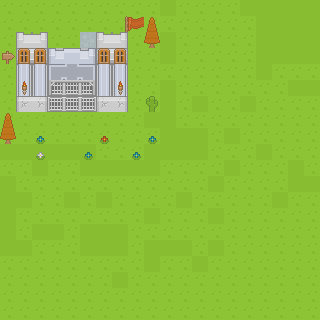

Tiled map render using the project's own tile images. Description and the whole map definition, tile-layer contents included, below:
An orthogonal 20x20 tile map with 16x16 px tiles, 7 tile layers (Hintergrund, Gitter hinten, Gitter, Burg, ...) and 1 object (character).

<map version="1.2" tiledversion="1.2.1" orientation="orthogonal" renderorder="right-down" width="20" height="20" tilewidth="16" tileheight="16" infinite="0" nextlayerid="13" nextobjectid="2">
 <tileset firstgid="1" source="Kenney RPG Tiles.tsx" />
 <layer id="5" name="Hintergrund" width="20" height="20">
  <data encoding="csv">
6,6,6,6,6,6,6,6,6,6,1696,6,6,6,6,1696,1696,1696,1696,1696,
6,6,6,6,6,6,6,6,6,6,6,6,6,6,6,6,1696,1696,1696,1696,
6,6,6,6,6,10,6,6,6,6,1696,6,6,6,6,6,1696,1696,1696,1696,
6,6,6,178,10,121,6,6,6,6,1696,6,6,6,6,6,1696,1696,1696,1696,
6,6,6,0,0,0,6,6,6,6,6,6,6,6,6,6,1696,6,6,6,
6,6,6,6,6,6,6,6,6,6,1696,6,6,6,6,6,6,6,1696,1696,
6,6,6,6,6,6,6,6,6,6,1696,6,1696,6,6,1696,6,6,6,6,
6,6,6,6,6,6,6,6,6,1696,1696,6,6,6,6,6,6,6,6,6,
6,6,6,6,6,6,6,6,6,6,1696,1696,1696,6,1696,6,6,6,6,6,
1696,1696,1696,1696,1696,1696,6,6,6,1696,1696,1696,1696,6,6,6,1696,6,6,6,
6,6,1696,6,6,1696,1696,1696,1696,1696,6,6,6,6,1696,6,6,6,1696,6,
1696,6,6,6,6,6,6,6,6,6,6,6,6,1696,6,6,6,6,1696,1696,
1696,1696,6,6,1696,6,1696,6,6,6,6,1696,6,6,6,6,6,1696,6,6,
1696,6,6,6,6,6,6,6,6,1696,6,6,6,1696,6,6,6,6,6,6,
1696,6,1696,1696,6,1696,1696,1696,6,6,6,6,6,6,6,6,6,6,6,6,
1696,1696,6,6,6,1696,1696,1696,6,1696,1696,1696,6,1696,6,6,6,6,6,6,
6,6,6,6,6,6,6,6,6,1696,6,6,1696,6,6,6,6,6,6,6,
6,6,6,6,6,6,6,1696,6,6,6,6,6,6,6,6,6,6,6,6,
6,6,6,6,6,6,6,6,6,6,6,6,6,6,6,6,6,6,6,6,
6,6,6,6,6,6,6,6,6,6,6,6,6,6,6,6,6,6,6,6
</data>
 </layer>
 <layer id="10" name="Gitter hinten" width="20" height="20">
  <data encoding="csv">
0,0,0,0,0,0,0,0,0,0,0,0,0,0,0,0,0,0,0,0,
0,0,0,0,0,0,0,0,0,0,0,0,0,0,0,0,0,0,0,0,
0,0,0,0,0,0,0,0,0,0,0,0,0,0,0,0,0,0,0,0,
0,0,0,0,0,0,0,0,0,0,0,0,0,0,0,0,0,0,0,0,
0,0,0,0,0,0,0,0,0,0,0,0,0,0,0,0,0,0,0,0,
0,0,0,1508,1508,1508,0,0,0,0,0,0,0,0,0,0,0,0,0,0,
0,0,0,1508,1508,1508,0,0,0,0,0,0,0,0,0,0,0,0,0,0,
0,0,0,0,0,0,0,0,0,0,0,0,0,0,0,0,0,0,0,0,
0,0,0,0,0,0,0,0,0,0,0,0,0,0,0,0,0,0,0,0,
0,0,0,0,0,0,0,0,0,0,0,0,0,0,0,0,0,0,0,0,
0,0,0,0,0,0,0,0,0,0,0,0,0,0,0,0,0,0,0,0,
0,0,0,0,0,0,0,0,0,0,0,0,0,0,0,0,0,0,0,0,
0,0,0,0,0,0,0,0,0,0,0,0,0,0,0,0,0,0,0,0,
0,0,0,0,0,0,0,0,0,0,0,0,0,0,0,0,0,0,0,0,
0,0,0,0,0,0,0,0,0,0,0,0,0,0,0,0,0,0,0,0,
0,0,0,0,0,0,0,0,0,0,0,0,0,0,0,0,0,0,0,0,
0,0,0,0,0,0,0,0,0,0,0,0,0,0,0,0,0,0,0,0,
0,0,0,0,0,0,0,0,0,0,0,0,0,0,0,0,0,0,0,0,
0,0,0,0,0,0,0,0,0,0,0,0,0,0,0,0,0,0,0,0,
0,0,0,0,0,0,0,0,0,0,0,0,0,0,0,0,0,0,0,0
</data>
 </layer>
 <layer id="9" name="Gitter" width="20" height="20">
  <data encoding="csv">
0,0,0,0,0,0,0,0,0,0,0,0,0,0,0,0,0,0,0,0,
0,0,0,0,0,0,0,0,0,0,0,0,0,0,0,0,0,0,0,0,
0,0,0,0,0,0,0,0,0,0,0,0,0,0,0,0,0,0,0,0,
0,0,0,0,0,0,0,0,0,0,0,0,0,0,0,0,0,0,0,0,
0,0,0,0,0,0,0,0,0,0,0,0,0,0,0,0,0,0,0,0,
0,0,0,212,212,212,0,0,0,0,0,0,0,0,0,0,0,0,0,0,
0,0,0,212,212,212,0,0,0,0,0,0,0,0,0,0,0,0,0,0,
0,0,0,0,0,0,0,0,0,0,0,0,0,0,0,0,0,0,0,0,
0,0,0,0,0,0,0,0,0,0,0,0,0,0,0,0,0,0,0,0,
0,0,0,0,0,0,0,0,0,0,0,0,0,0,0,0,0,0,0,0,
0,0,0,0,0,0,0,0,0,0,0,0,0,0,0,0,0,0,0,0,
0,0,0,0,0,0,0,0,0,0,0,0,0,0,0,0,0,0,0,0,
0,0,0,0,0,0,0,0,0,0,0,0,0,0,0,0,0,0,0,0,
0,0,0,0,0,0,0,0,0,0,0,0,0,0,0,0,0,0,0,0,
0,0,0,0,0,0,0,0,0,0,0,0,0,0,0,0,0,0,0,0,
0,0,0,0,0,0,0,0,0,0,0,0,0,0,0,0,0,0,0,0,
0,0,0,0,0,0,0,0,0,0,0,0,0,0,0,0,0,0,0,0,
0,0,0,0,0,0,0,0,0,0,0,0,0,0,0,0,0,0,0,0,
0,0,0,0,0,0,0,0,0,0,0,0,0,0,0,0,0,0,0,0,
0,0,0,0,0,0,0,0,0,0,0,0,0,0,0,0,0,0,0,0
</data>
 </layer>
 <layer id="6" name="Burg" width="20" height="20">
  <data encoding="csv">
0,0,0,0,0,0,0,0,0,0,0,0,0,0,0,0,0,0,0,0,
0,0,0,0,0,0,0,1362,0,0,0,0,0,0,0,0,0,0,0,0,
0,820,825,0,0,0,820,825,0,0,0,0,0,0,0,0,0,0,0,0,
0,934,936,827,945,832,934,936,0,0,0,0,0,0,0,0,0,0,0,0,
0,762,762,715,770,716,762,762,0,0,0,0,0,0,0,0,0,0,0,0,
0,819,819,994,995,996,819,819,0,0,0,0,0,0,0,0,0,0,0,0,
0,1107,1109,0,0,0,1107,1109,0,0,0,0,0,0,0,0,0,0,0,0,
0,0,0,0,0,0,0,0,0,0,0,0,0,0,0,0,0,0,0,0,
0,0,0,0,0,0,0,0,0,0,0,0,0,0,0,0,0,0,0,0,
0,0,0,0,0,0,0,0,0,0,0,0,0,0,0,0,0,0,0,0,
0,0,0,0,0,0,0,0,0,0,0,0,0,0,0,0,0,0,0,0,
0,0,0,0,0,0,0,0,0,0,0,0,0,0,0,0,0,0,0,0,
0,0,0,0,0,0,0,0,0,0,0,0,0,0,0,0,0,0,0,0,
0,0,0,0,0,0,0,0,0,0,0,0,0,0,0,0,0,0,0,0,
0,0,0,0,0,0,0,0,0,0,0,0,0,0,0,0,0,0,0,0,
0,0,0,0,0,0,0,0,0,0,0,0,0,0,0,0,0,0,0,0,
0,0,0,0,0,0,0,0,0,0,0,0,0,0,0,0,0,0,0,0,
0,0,0,0,0,0,0,0,0,0,0,0,0,0,0,0,0,0,0,0,
0,0,0,0,0,0,0,0,0,0,0,0,0,0,0,0,0,0,0,0,
0,0,0,0,0,0,0,0,0,0,0,0,0,0,0,0,0,0,0,0
</data>
 </layer>
 <layer id="11" name="Burg vorne" width="20" height="20">
  <data encoding="csv">
0,0,0,0,0,0,0,0,0,0,0,0,0,0,0,0,0,0,0,0,
0,0,0,0,0,0,0,0,0,0,0,0,0,0,0,0,0,0,0,0,
0,0,0,0,0,0,0,0,0,0,0,0,0,0,0,0,0,0,0,0,
0,0,0,0,0,0,0,0,0,0,0,0,0,0,0,0,0,0,0,0,
0,1111,1111,0,0,0,1111,1111,0,0,0,0,0,0,0,0,0,0,0,0,
0,1111,1111,0,0,0,1111,1111,0,0,0,0,0,0,0,0,0,0,0,0,
0,0,0,0,0,0,0,0,0,0,0,0,0,0,0,0,0,0,0,0,
0,0,0,0,0,0,0,0,0,0,0,0,0,0,0,0,0,0,0,0,
0,0,0,0,0,0,0,0,0,0,0,0,0,0,0,0,0,0,0,0,
0,0,0,0,0,0,0,0,0,0,0,0,0,0,0,0,0,0,0,0,
0,0,0,0,0,0,0,0,0,0,0,0,0,0,0,0,0,0,0,0,
0,0,0,0,0,0,0,0,0,0,0,0,0,0,0,0,0,0,0,0,
0,0,0,0,0,0,0,0,0,0,0,0,0,0,0,0,0,0,0,0,
0,0,0,0,0,0,0,0,0,0,0,0,0,0,0,0,0,0,0,0,
0,0,0,0,0,0,0,0,0,0,0,0,0,0,0,0,0,0,0,0,
0,0,0,0,0,0,0,0,0,0,0,0,0,0,0,0,0,0,0,0,
0,0,0,0,0,0,0,0,0,0,0,0,0,0,0,0,0,0,0,0,
0,0,0,0,0,0,0,0,0,0,0,0,0,0,0,0,0,0,0,0,
0,0,0,0,0,0,0,0,0,0,0,0,0,0,0,0,0,0,0,0,
0,0,0,0,0,0,0,0,0,0,0,0,0,0,0,0,0,0,0,0
</data>
 </layer>
 <layer id="7" name="Burg Items" width="20" height="20">
  <data encoding="csv">
0,0,0,0,0,0,0,0,0,0,0,0,0,0,0,0,0,0,0,0,
0,0,0,0,0,0,0,0,166,588,0,0,0,0,0,0,0,0,0,0,
0,0,0,0,0,0,0,0,0,645,0,0,0,0,0,0,0,0,0,0,
0,274,274,0,0,0,274,274,0,0,0,0,0,0,0,0,0,0,0,0,
0,0,0,0,0,0,0,0,0,0,0,0,0,0,0,0,0,0,0,0,
0,474,0,0,0,0,0,474,0,0,0,0,0,0,0,0,0,0,0,0,
0,0,0,0,0,0,0,0,0,536,0,0,0,0,0,0,0,0,0,0,
588,0,0,0,0,0,0,0,0,0,0,0,0,0,0,0,0,0,0,0,
645,0,542,0,0,0,543,0,0,542,0,0,0,0,0,0,0,0,0,0,
0,0,545,0,0,542,0,0,542,0,0,0,0,0,0,0,0,0,0,0,
0,0,0,0,0,0,0,0,0,0,0,0,0,0,0,0,0,0,0,0,
0,0,0,0,0,0,0,0,0,0,0,0,0,0,0,0,0,0,0,0,
0,0,0,0,0,0,0,0,0,0,0,0,0,0,0,0,0,0,0,0,
0,0,0,0,0,0,0,0,0,0,0,0,0,0,0,0,0,0,0,0,
0,0,0,0,0,0,0,0,0,0,0,0,0,0,0,0,0,0,0,0,
0,0,0,0,0,0,0,0,0,0,0,0,0,0,0,0,0,0,0,0,
0,0,0,0,0,0,0,0,0,0,0,0,0,0,0,0,0,0,0,0,
0,0,0,0,0,0,0,0,0,0,0,0,0,0,0,0,0,0,0,0,
0,0,0,0,0,0,0,0,0,0,0,0,0,0,0,0,0,0,0,0,
0,0,0,0,0,0,0,0,0,0,0,0,0,0,0,0,0,0,0,0
</data>
 </layer>
 <objectgroup id="12" name="Objektebene 1">
  <object id="1" type="character" gid="1763" x="65.5" y="159.5" width="16" height="16" />
 </objectgroup>
 <layer id="8" name="Pflanzen" width="20" height="20">
  <data encoding="csv">
0,0,0,0,0,0,0,0,0,0,0,0,0,0,0,0,0,0,0,0,
0,0,0,0,0,0,0,0,0,0,0,0,0,0,0,0,0,0,0,0,
0,0,0,0,0,0,0,0,0,0,0,0,0,0,0,0,0,0,0,0,
22,0,0,0,0,0,0,0,0,0,0,0,0,0,0,0,0,0,0,0,
0,0,0,0,0,0,0,0,0,0,0,0,0,0,0,0,0,0,0,0,
0,0,0,0,0,0,0,0,0,0,0,0,0,0,0,0,0,0,0,0,
0,0,0,0,0,0,0,0,0,0,0,0,0,0,0,0,0,0,0,0,
0,0,0,0,0,0,0,0,0,0,0,0,0,0,0,0,0,0,0,0,
0,0,0,0,0,0,0,0,0,0,0,0,0,0,0,0,0,0,0,0,
0,0,0,0,0,0,0,0,0,0,0,0,0,0,0,0,0,0,0,0,
0,0,0,0,0,0,0,0,0,0,0,0,0,0,0,0,0,0,0,0,
0,0,0,0,0,0,0,0,0,0,0,0,0,0,0,0,0,0,0,0,
0,0,0,0,0,0,0,0,0,0,0,0,0,0,0,0,0,0,0,0,
0,0,0,0,0,0,0,0,0,0,0,0,0,0,0,0,0,0,0,0,
0,0,0,0,0,0,0,0,0,0,0,0,0,0,0,0,0,0,0,0,
0,0,0,0,0,0,0,0,0,0,0,0,0,0,0,0,0,0,0,0,
0,0,0,0,0,0,0,0,0,0,0,0,0,0,0,0,0,0,0,0,
0,0,0,0,0,0,0,0,0,0,0,0,0,0,0,0,0,0,0,0,
0,0,0,0,0,0,0,0,0,0,0,0,0,0,0,0,0,0,0,0,
0,0,0,0,0,0,0,0,0,0,0,0,0,0,0,0,0,0,0,0
</data>
 </layer>
</map>
